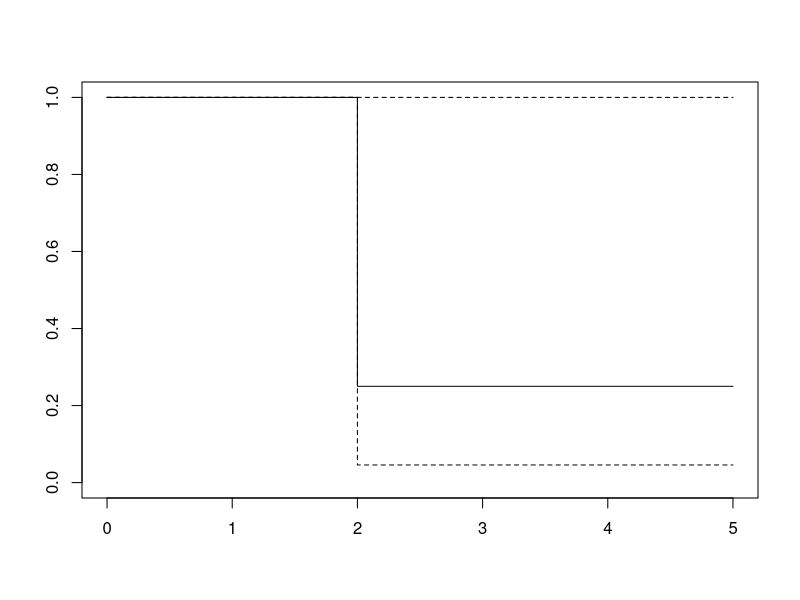

Recreate this plot in R.
# Complete ordinary no-entry interval/AFT route, separate from the entry core.
# Run: Rscript typed-censored-likelihood-library.R (R and survival 3.8-6).
library(survival)

# NEW finite witness matching typed-censored-likelihood.py:
# exact2, right5, finite(1,3], left<=2. interval2 exact has equal bounds;
# infinite/NA bounds denote censoring. These codes do not become Cox inputs.
observations <- data.frame(lower=c(2,5,1,NA), upper=c(2,NA,3,2))
response <- with(observations, Surv(lower,upper,type='interval2'))
print(response)
fit <- survreg(response ~ 1, data=observations, dist='exponential',
               x=TRUE, y=TRUE, model=TRUE, control=survreg.control(rel.tolerance=1e-10))
# Exponential is Weibull shape1. R intercept is log TIME scale; rate=1/scale.
rate <- exp(-unname(coef(fit)[1]))
print(rate)
print(fit$loglik)
probability_1_to_3 <- exp(-rate) * (-expm1(-2*rate))
print(probability_1_to_3)

# Separate nonparametric interval estimate, not a constant-rate model.
nonparametric <- survfit(response ~ 1)
print(nonparametric)
plot(nonparametric)

# Surv(counting) is not a delayed-entry argument to survreg. The conditional
# entry/intersection likelihood in survival_likelihoods.py has a separate
# observation contract; this no-entry R fit claims no entry parity.
